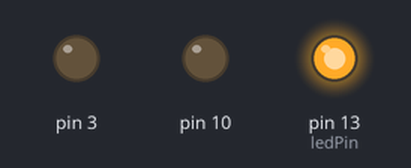
Bench run of a sketch on a simulated Arduino Uno, built with avr-gcc and run on an emulated ATmega328P. Parts: output pins drawn as LEDs (lit = HIGH).

Above: at 0.2 s.
At 1.0 s:
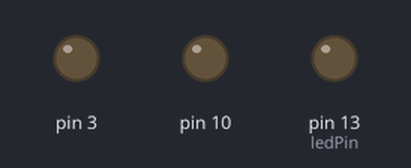
At 2.2 s:
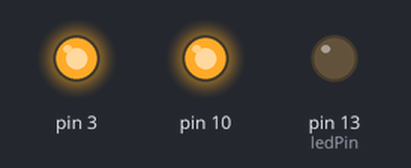
At 3.7 s:
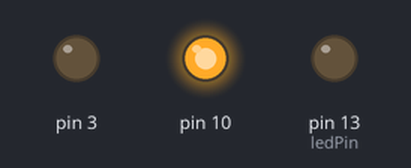
At 6.2 s:
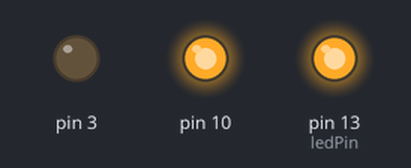
Timing chart, 0 to 6.9 s (numbered marks = the images above):
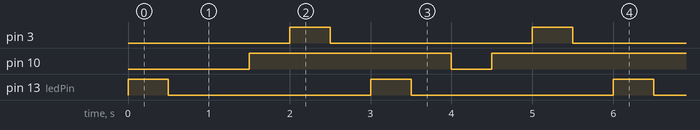

Measured:
- by itself, pin 3, pin 13 (ledPin): alternates HIGH for 0.50 s and LOW for 2.5 s
- by itself, pin 10: alternates HIGH for 2.5 s and LOW for 0.50 s
- by itself, everything shown: repeats every 15.0 s, in 30 steps

The sketch:

code1.ino
```cpp
#include <Servo.h>

int ledPin = 13;
void setup() {
  pinMode(ledPin, OUTPUT);
  pinMode(10, OUTPUT);
  pinMode(3, OUTPUT);
}

void loop() {
  digitalWrite(ledPin, HIGH);
  delay(500);
  digitalWrite(ledPin, LOW);
  delay(500);
  digitalWrite(10, LOW);
  delay(500);
  digitalWrite(10, HIGH);
  delay(500);
  digitalWrite(3, HIGH);
  delay(500);
  digitalWrite(3, LOW);
  delay(500);
}
```
